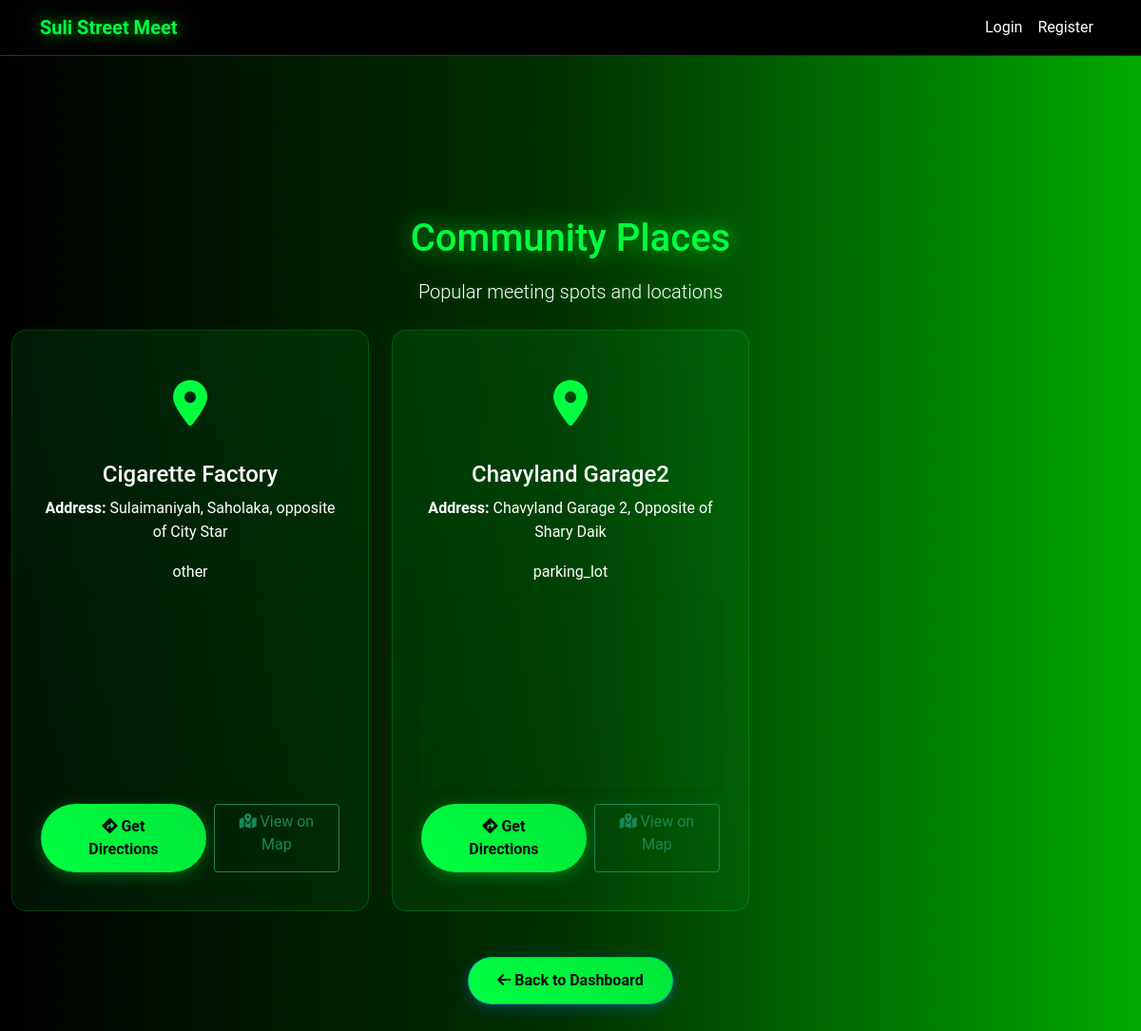
The app's page /places, older data.
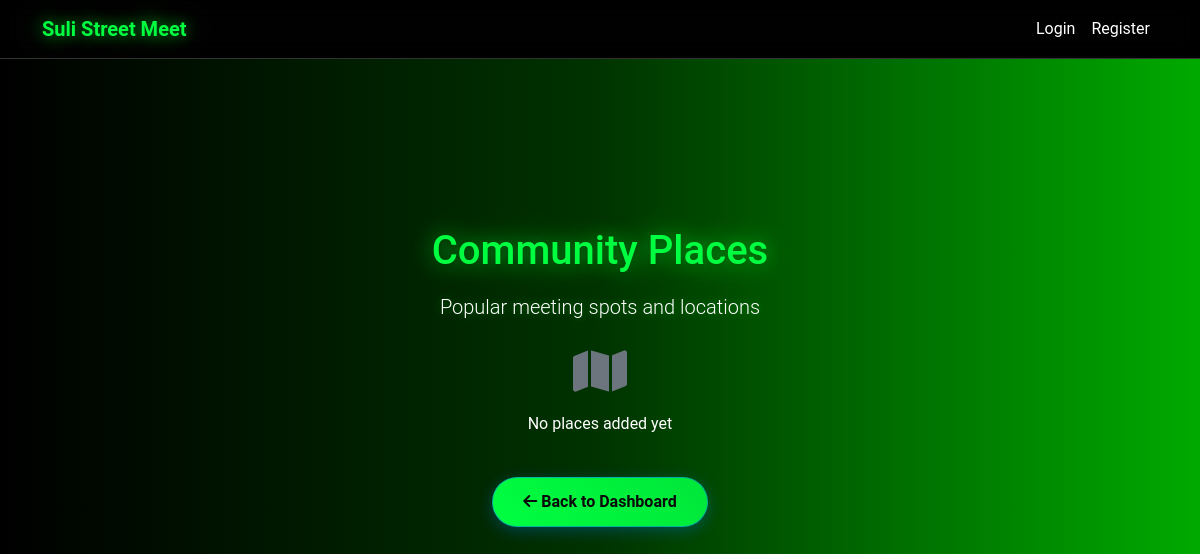
The same page, newer data.
### tables this page shows
CREATE TABLE places (
                    PlaceID INTEGER PRIMARY KEY AUTOINCREMENT,
                    Name TEXT NOT NULL,
                    Address TEXT NOT NULL,
                    Type TEXT NOT NULL,
                    Description TEXT,
                    Latitude REAL,
                    Longitude REAL,
                    AddedBy INTEGER NOT NULL,
                    AddedDate TEXT DEFAULT CURRENT_DATE,
                    FOREIGN KEY (AddedBy) REFERENCES members (MemberID)
                );

### app.py (the view)
@app.route('/places')
def places():
    try:
        places = db_manager.execute_query("SELECT * FROM places")
        places_with_links = []
        for place in places:
            lat = None
            lon = None
            if len(place) > 6:
                lat = place[5]
                lon = place[6]
            map_link = None
            if lat is not None and lon is not None:
                map_link = f"https://www.google.com/maps?q={lat},{lon}"
            places_with_links.append({
                'id': place[0],
                'name': place[1],
                'address': place[2],
                'type': place[3],
                'description': place[4],
                'latitude': lat,
                'longitude': lon,
                'map_link': map_link
            })
        return render_template('places.html', places=places_with_links)
    except Exception as e:
        logger.error(f"Places error: {e}")
    return render_template('places.html', places=[])

### app.py (called while the page is built, shortened)
@app.context_processor
def inject_user():
    def get_current_user():
        return None
    return dict(current_user=get_current_user())

### database_manager_hybrid.py (called while the page is built)
    def execute_query(self, query, params=None):
        return self.db_manager.execute_query(query, params)

### database_manager_sqlite.py (called while the page is built)
    @contextmanager
    def get_db_connection(self):
        conn = None
        try:
            conn = sqlite3.connect(self.db_path)
            logger.info("SQLite database connection established")
            yield conn
        except Exception as e:
            logger.error(f"Database connection error: {e}")
            raise
        finally:
            if conn:
                conn.close()
                logger.info("Database connection closed")

    def execute_query(self, query, params=None):
        try:
            with self.get_db_connection() as conn:
                cursor = conn.cursor()
                if params:
                    cursor.execute(query, params)
                else:
                    cursor.execute(query)
                if query.strip().upper().startswith('SELECT'):
                    result = cursor.fetchall()
                    return result
                else:
                    conn.commit()
                    return cursor.rowcount > 0
        except Exception as e:
            logger.error(f"Query execution error: {e}")
            raise

### templates/places.html (shortened to what this page needs)
{% extends "base_readonly.html" %}
{% block content %}
<link rel="stylesheet" href="https://unpkg.com/leaflet@1.9.4/dist/leaflet.css"
/>
<div class="dashboard-section">
    <div class="container-fluid mt-5">
        <div class="row">
            <div class="col-md-12">
                <div class="text-center mb-4">
                    <h1 class="mb-3" style="color: var(--primary-green); text-shadow: 0 2px 4px rgba(0, 0, 0, 0.1), 0 0 20px rgba(0, 255, 65, 0.5), 0 0 40px rgba(0, 255, 65, 0.3);">Community Places</h1>
                    <p class="lead mb-4" style="text-shadow: 0 0 10px rgba(0, 255, 65, 0.3), 0 0 20px rgba(0, 255, 65, 0.2);">Popular meeting spots and locations</p>
                </div>
            </div>
        </div>
        <div class="row">
            {% for place in places %}
            <div class="col-md-6 col-lg-4 mb-4">
                <div class="feature-card">
                    <div class="feature-icon">
                        <i class="fas fa-map-marker-alt"></i>
                    </div>
                    <h4>{{ place.name }}</h4>
                    <p><strong>Address:</strong> {{ place.address }}</p>
                    <p>{{ place.description }}</p>
                    {% if place.latitude and place.longitude %}
                    <div id="map-{{ loop.index }}" class="map-container mb-3"></div>
                    {% endif %}
                    <div class="d-flex gap-2">
                        <a href="https://maps.google.com/?q={{ place.address }}" target="_blank" class="btn btn-primary">
                            <i class="fas fa-directions"></i> Get Directions
                        </a>
                        {% if place.map_link %}
                        <a href="{{ place.map_link }}" target="_blank" class="btn btn-outline-success">
                            <i class="fas fa-map-marked-alt"></i> View on Map
                        </a>
                        {% endif %}
                    </div>
                </div>
            </div>
            {% else %}
            <div class="col-12">
                <div class="text-center">
                    <i class="fas fa-map fa-3x text-muted mb-3"></i>
                    <p>No places added yet</p>
                </div>
            </div>
            {% endfor %}
        </div>
        <div class="row mt-4">
            <div class="col-md-12 text-center">
                <a href="{{ url_for('dashboard') }}" class="btn btn-primary" style="box-shadow: 0 4px 15px rgba(0, 123, 255, 0.3); border: 1px solid rgba(0, 123, 255, 0.5);">
                    <i class="fas fa-arrow-left"></i> Back to Dashboard
                </a>
            </div>
        </div>
    </div>
</div>
{% endblock %}

### templates/base_readonly.html (shortened to what this page needs)
<!DOCTYPE html>
<html lang="en">
<head>
    <link href="https://cdn.jsdelivr.net/npm/bootstrap@5.1.3/dist/css/bootstrap.min.css" rel="stylesheet">
    <link rel="stylesheet" href="https://cdnjs.cloudflare.com/ajax/libs/font-awesome/6.4.0/css/all.min.css">
    <link rel="stylesheet" href="{{ url_for('static', filename='css/style.css') }}">
</head>
<body>
    <nav class="navbar navbar-expand-lg navbar-dark bg-dark">
        <div class="container">
            <a class="navbar-brand" href="{{ url_for('dashboard') }}" style="color: var(--primary-green); text-shadow: 0 0 15px rgba(0, 255, 65, 0.6), 0 0 30px rgba(0, 255, 65, 0.4), 0 0 45px rgba(0, 255, 65, 0.2); font-weight: 700;">Suli Street Meet</a>
            <div class="collapse navbar-collapse" id="navbarNav">
                <ul class="navbar-nav ms-auto">
                    {% if session.user_id %}
                    <li class="nav-item">
                        <a class="nav-link" href="{{ url_for('ticket.buy_ticket') }}" style="color: var(--primary-green);">Buy Ticket</a>
                    </li>
                    <li class="nav-item dropdown">
                        <a class="nav-link dropdown-toggle" href="#" id="userDropdown" role="button" data-bs-toggle="dropdown" aria-expanded="false">
                            <i class="fas fa-user-circle"></i> Welcome, {{ session.username }}!
                        </a>
                        <ul class="dropdown-menu dropdown-menu-end" aria-labelledby="userDropdown">
                            <li><a class="dropdown-item" href="{{ url_for('edit_profile') }}">
                                <i class="fas fa-edit"></i> Edit Profile
                            </a></li>
                            <li><hr class="dropdown-divider"></li>
                            <li><a class="dropdown-item" href="{{ url_for('logout') }}">
                                <i class="fas fa-sign-out-alt"></i> Logout
                            </a></li>
                        </ul>
                    </li>
                    {% else %}
                    <li class="nav-item">
                        <a class="nav-link" href="{{ url_for('login') }}">Login</a>
                    </li>
                    <li class="nav-item">
                        <a class="nav-link" href="{{ url_for('register') }}">Register</a>
                    </li>
                    {% endif %}
                </ul>
            </div>
        </div>
    </nav>
    {% block content %}{% endblock %}
</body>
</html>

### static/css/style.css (style rules this page uses)
:root { --primary-green: #00ff41; --secondary-green: #00e639; --dark-green: #004d1a; --neon-green: #39ff14; --bg-dark: #0a0a0a; --bg-darker: #050505; --text-light: #ffffff; --text-muted: #b0b0b0; --border-color: #333333; }
* { margin: 0; padding: 0; box-sizing: border-box; }
body { font-family: 'Roboto', sans-serif; background: var(--bg-dark); color: var(--text-light); line-height: 1.6; overflow-x: hidden; }
.navbar { background: rgba(0, 0, 0, 0.9) !important; backdrop-filter: blur(10px); border-bottom: 1px solid var(--border-color); }
.navbar-nav .nav-link { color: var(--text-light) !important; transition: all 0.3s ease; position: relative; }
.navbar-nav .nav-link::after { content: ''; position: absolute; width: 0; height: 2px; bottom: -5px; left: 0; background: var(--primary-green); transition: width 0.3s ease; }
.btn-primary { background: linear-gradient(45deg, var(--primary-green), var(--secondary-green)); border: none; color: var(--bg-dark); font-weight: 600; padding: 12px 30px; border-radius: 50px; transition: all 0.3s ease; box-shadow: 0 4px 15px rgba(0, 255, 65, 0.3); }
.dashboard-section { padding: 120px 0 60px; background: linear-gradient(90deg, #000000 0%, #003300 50%, #00aa00 100%); min-height: 100vh; }

Row changes from the older to the newer data that the page shows:
removed places: name "Cigarette Factory", address "Sulaimaniyah, Saholaka, opposite of City Star", description "other"
removed places: name "Chavyland Garage2", address "Chavyland Garage 2, Opposite of Shary Daik", description "parking_lot"
Text that changed along with them:
text now shown: "No places added yet"
